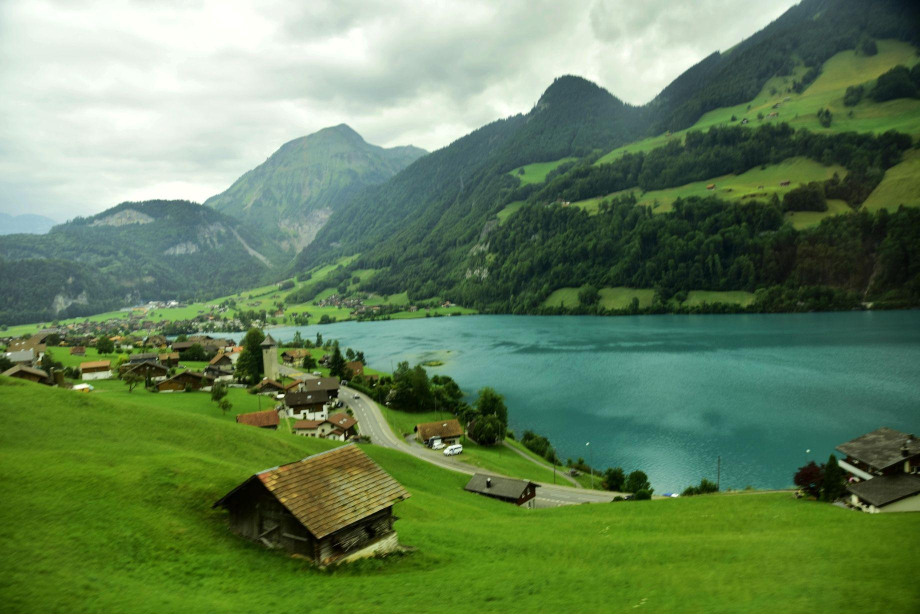
#> input picture color_transfer/test_img/reference.jpg, 1840 x 1228 px, found by its file name (shown at 1/2 size)
$ python main.py
#> lines starting #> are read from the running program, lines starting #| are printed output that depends on the picture
### color_transfer/utils/image_utils.py
#!/usr/bin/env python
# -*- coding: utf-8 -*-
import numpy as np
import cv2
import os


class ImageUtils:

    @staticmethod
    def load_img(path: str) -> np.ndarray:
        """
        load image from the path and convert to BGR numpy ndarray.
        Args:
            path: the path to the image.
        Returns:
            img: bgr numpy array of the image.
        """
#> called with path = 'color_transfer/test_img/reference.jpg'
        # use OpenCV to read the image
        # use cv2.IMREAD_COLOR to make sure the shape is (H, W, 3)
        try:
            if not os.path.exists(path):
                raise FileNotFoundError(f"The path {path} does not exist.")

            img = cv2.imread(path, cv2.IMREAD_COLOR)
#> img is the input picture: shape (1228, 1840, 3); mean B, G, R 91, 130, 101.7
#> call 2 of load_img, with path = 'color_transfer/test_img/input.jpg'
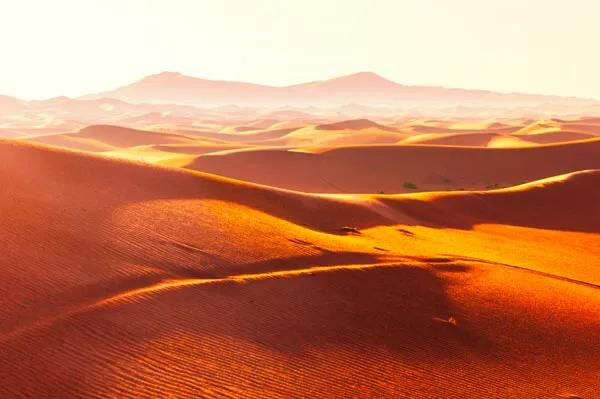
#> input picture color_transfer/test_img/input.jpg, 600 x 399 px, found by its file name
#> in load_img, img is the input picture: shape (399, 600, 3); mean B, G, R 94.4, 127.8, 197.1

            if img is None:
                raise Exception(f"The image may be broken.")
            return img
        except Exception as e:
            raise e

    @staticmethod
    def save_img(img: np.ndarray, path: str):
        """
        Save the BGR format numpy ndarry to image file.
        Args:
            img: bgr numpy array of the image.
            path: the path to save the image.
        """
        if img is None:
            raise ValueError("The image cannot be None.")

        if not isinstance(img, np.ndarray):
            raise ValueError("The image must be numpy ndarray.")

        try:
            # make sure the target dir exists.
            directory = os.path.dirname(path)
            if directory and not os.path.exists(directory):
                os.makedirs(directory, exist_ok=True)

            # save the image use cv2
            cv2.imwrite(path, img)
        except Exception as e:
            raise e

### color_transfer/libs/mean_std_transfer.py
#!/usr/bin/env python
# -*- coding: utf-8 -*-

from color_transfer.libs.base_transfer import BaseTransfer
import numpy as np


class MeanStdTransfer(BaseTransfer):
    """Transfer reference image's mean, std to input image's mean, std.
    img_tgt = (img - mean(img)) / std(img) * std(img_ref) + mean(img_ref).
    """

    def extract(self, img_ref: np.ndarray):
        """Extract reference mean, std and return success flag.

        Args:
            img_ref: bgr numpy array of reference image.
        """
        # Calculate mean and std using NumPy
        try:
            self.mean_ref = np.mean(img_ref, axis=(0, 1), keepdims=True)
#> self.mean_ref = [[90.97, 130, 101.7]]
            self.std_ref = np.std(img_ref, axis=(0, 1), keepdims=True)
#> self.std_ref = [[77.41, 62.98, 67.26]]
        except Exception as e:
            raise e

    def transfer(self, img: np.ndarray) -> np.ndarray:
        """Transfer the target image's color.

        Args:
            img: bgr numpy array of input image.
        Returns:
            img_tgt: bgr numpy array of target image.
        """
        # Calculate mean and std using NumPy
        mean = np.mean(img, axis=(0, 1), keepdims=True)
#> mean = [[94.41, 127.8, 197.1]]
        std = np.std(img, axis=(0, 1), keepdims=True)
#> std = [[89.16, 86.07, 55.02]]
        # Apply color transfer formula
        img_tgt = (img - mean) / (std + self.eps) * self.std_ref + self.mean_ref
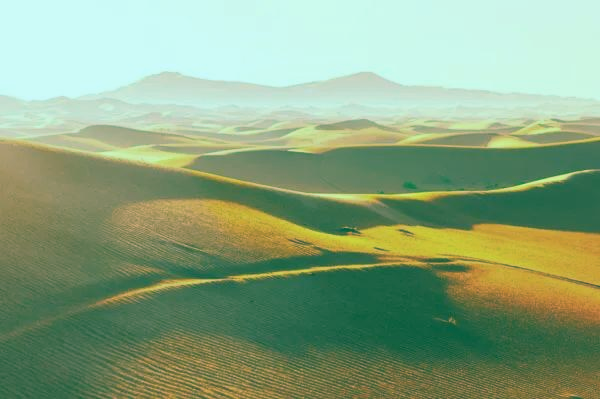
#> img_tgt: shape (399, 600, 3) float64; mean B, G, R 91, 130, 101.7; drawn with min black and max white

        # Clip values to valid range [0, 255]
        img_tgt = np.array(np.clip(img_tgt, 0, 255), dtype=np.uint8)
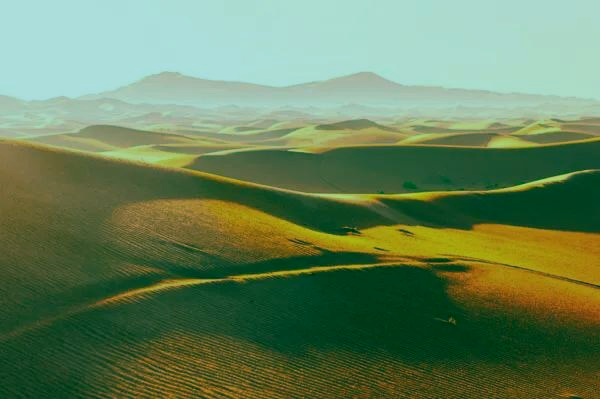
#> img_tgt: shape (399, 600, 3); mean B, G, R 90.4, 129.5, 102.3
        return img_tgt

### color_transfer/libs/transfer_factory.py
#!/usr/bin/env python
# -*- coding: utf-8 -*-

from color_transfer.libs.base_transfer import BaseTransfer
from color_transfer.libs.mean_std_transfer import MeanStdTransfer
from typing import Dict, Type


class TransferFactory:

    transfer_map: Dict[str, Type[BaseTransfer]] = {"mean_std": MeanStdTransfer}

    @classmethod
    def create(cls, transfer_type: str) -> BaseTransfer:
        """Create the reference tranfer object."""

        if transfer_type not in cls.transfer_map:
            raise Exception(
                "The transfer type is unknown. "
                + f"Please use transfer types in {list(cls.transfer_map.keys())}."
            )

        tgt = cls.transfer_map.get(transfer_type)()
        return tgt

### color_transfer/libs/base_transfer.py
#!/usr/bin/env python
# -*- coding: utf-8 -*-
import numpy as np


class BaseTransfer:
    """The Base Transfer Class for Color Transfer."""

    def __init__(self):
        self.eps = 1e-6  # avoid the divide zero error

    def extract(self, img_ref: np.ndarray):
        print(img_ref)

    def transfer(self, img: np.ndarray) -> np.ndarray:
        img_tgt = img
        return img_tgt

### color_transfer/main.py
#!/usr/bin/env python
# -*- coding: utf-8 -*-

from color_transfer.libs import TransferFactory
from color_transfer.utils import ImageUtils


def main():
    # init image transfer
    transfer = TransferFactory.create("mean_std")

    # load the images
    img_ref = ImageUtils.load_img("color_transfer/test_img/reference.jpg")
    img = ImageUtils.load_img("color_transfer/test_img/input.jpg")

    # load the images
    transfer.extract(img_ref)
    img_tgt = transfer.transfer(img)

    ImageUtils.save_img(img_tgt, "color_transfer/output/target.jpg")


if __name__ == "__main__":
    main()
